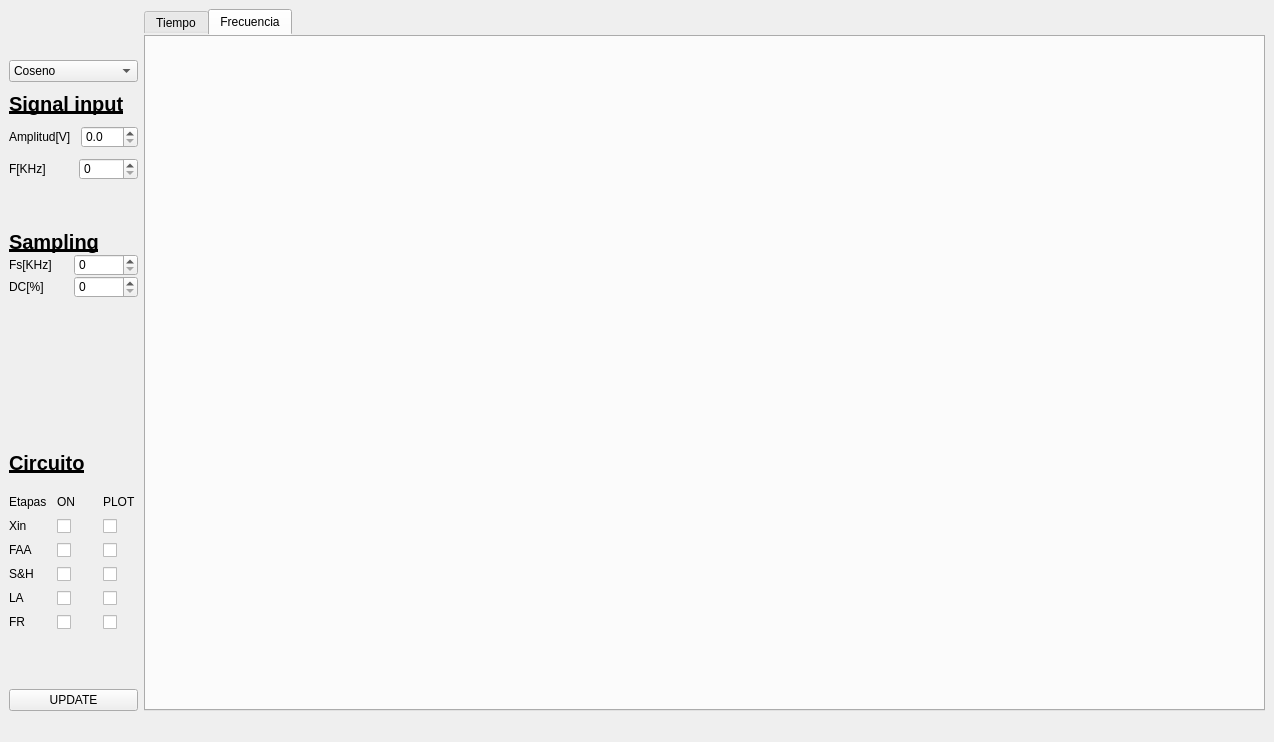
<?xml version="1.0" encoding="UTF-8"?>
<ui version="4.0">
 <class>MainWindow</class>
 <widget class="QMainWindow" name="MainWindow">
  <property name="geometry">
   <rect>
    <x>0</x>
    <y>0</y>
    <width>1274</width>
    <height>742</height>
   </rect>
  </property>
  <property name="windowTitle">
   <string>MainWindow</string>
  </property>
  <property name="styleSheet">
   <string notr="true">border-color: rgb(255, 255, 255);</string>
  </property>
  <widget class="QWidget" name="centralwidget">
   <layout class="QHBoxLayout" name="horizontalLayout_2">
    <item>
     <layout class="QHBoxLayout" name="horizontalLayout">
      <item>
       <layout class="QVBoxLayout" name="verticalLayout">
        <property name="spacing">
         <number>0</number>
        </property>
        <item>
         <layout class="QVBoxLayout" name="verticalLayout_4">
          <property name="spacing">
           <number>10</number>
          </property>
          <property name="sizeConstraint">
           <enum>QLayout::SetMaximumSize</enum>
          </property>
          <item>
           <spacer name="verticalSpacer_4">
            <property name="orientation">
             <enum>Qt::Vertical</enum>
            </property>
            <property name="sizeHint" stdset="0">
             <size>
              <width>20</width>
              <height>40</height>
             </size>
            </property>
           </spacer>
          </item>
          <item>
           <widget class="QComboBox" name="Xin">
            <item>
             <property name="text">
              <string>Coseno</string>
             </property>
            </item>
            <item>
             <property name="text">
              <string>Seno</string>
             </property>
            </item>
            <item>
             <property name="text">
              <string>SenoXB</string>
             </property>
            </item>
            <item>
             <property name="text">
              <string>ExpoXB</string>
             </property>
            </item>
            <item>
             <property name="text">
              <string>AM</string>
             </property>
            </item>
           </widget>
          </item>
          <item>
           <widget class="QLabel" name="label">
            <property name="sizePolicy">
             <sizepolicy hsizetype="Preferred" vsizetype="Maximum">
              <horstretch>0</horstretch>
              <verstretch>0</verstretch>
             </sizepolicy>
            </property>
            <property name="font">
             <font>
              <pointsize>15</pointsize>
              <weight>75</weight>
              <italic>false</italic>
              <bold>true</bold>
              <underline>true</underline>
              <strikeout>false</strikeout>
             </font>
            </property>
            <property name="text">
             <string>Signal input</string>
            </property>
           </widget>
          </item>
          <item>
           <layout class="QHBoxLayout" name="horizontalLayout_3">
            <property name="spacing">
             <number>10</number>
            </property>
            <item>
             <widget class="QLabel" name="label_2">
              <property name="text">
               <string>Amplitud[V]</string>
              </property>
             </widget>
            </item>
            <item>
             <widget class="QDoubleSpinBox" name="Amplitud">
              <property name="decimals">
               <number>1</number>
              </property>
             </widget>
            </item>
           </layout>
          </item>
          <item>
           <layout class="QHBoxLayout" name="horizontalLayout_4">
            <property name="spacing">
             <number>10</number>
            </property>
            <item>
             <widget class="QLabel" name="label_3">
              <property name="text">
               <string>F[KHz]</string>
              </property>
             </widget>
            </item>
            <item>
             <widget class="QSpinBox" name="Frec_xin">
              <property name="sizePolicy">
               <sizepolicy hsizetype="Ignored" vsizetype="Fixed">
                <horstretch>0</horstretch>
                <verstretch>0</verstretch>
               </sizepolicy>
              </property>
              <property name="maximum">
               <number>10000</number>
              </property>
             </widget>
            </item>
           </layout>
          </item>
          <item>
           <spacer name="verticalSpacer">
            <property name="orientation">
             <enum>Qt::Vertical</enum>
            </property>
            <property name="sizeHint" stdset="0">
             <size>
              <width>25</width>
              <height>40</height>
             </size>
            </property>
           </spacer>
          </item>
         </layout>
        </item>
        <item>
         <layout class="QVBoxLayout" name="verticalLayout_5">
          <item>
           <widget class="QLabel" name="label_4">
            <property name="font">
             <font>
              <pointsize>15</pointsize>
              <weight>75</weight>
              <bold>true</bold>
              <underline>true</underline>
             </font>
            </property>
            <property name="text">
             <string>Sampling</string>
            </property>
           </widget>
          </item>
          <item>
           <layout class="QHBoxLayout" name="horizontalLayout_5">
            <item>
             <widget class="QLabel" name="label_5">
              <property name="text">
               <string>Fs[KHz]</string>
              </property>
             </widget>
            </item>
            <item>
             <widget class="QSpinBox" name="frec_sample">
              <property name="maximum">
               <number>10000</number>
              </property>
             </widget>
            </item>
           </layout>
          </item>
          <item>
           <layout class="QHBoxLayout" name="horizontalLayout_6">
            <item>
             <widget class="QLabel" name="label_6">
              <property name="text">
               <string>DC[%]</string>
              </property>
             </widget>
            </item>
            <item>
             <widget class="QSpinBox" name="DC"/>
            </item>
           </layout>
          </item>
          <item>
           <spacer name="verticalSpacer_2">
            <property name="orientation">
             <enum>Qt::Vertical</enum>
            </property>
            <property name="sizeHint" stdset="0">
             <size>
              <width>20</width>
              <height>40</height>
             </size>
            </property>
           </spacer>
          </item>
         </layout>
        </item>
        <item>
         <layout class="QVBoxLayout" name="verticalLayout_6">
          <property name="spacing">
           <number>20</number>
          </property>
          <item>
           <widget class="QLabel" name="label_7">
            <property name="font">
             <font>
              <pointsize>15</pointsize>
              <weight>75</weight>
              <bold>true</bold>
              <underline>true</underline>
             </font>
            </property>
            <property name="text">
             <string>Circuito</string>
            </property>
           </widget>
          </item>
          <item>
           <layout class="QHBoxLayout" name="horizontalLayout_7">
            <property name="spacing">
             <number>10</number>
            </property>
            <item>
             <layout class="QVBoxLayout" name="verticalLayout_7">
              <property name="spacing">
               <number>10</number>
              </property>
              <item>
               <widget class="QLabel" name="label_8">
                <property name="text">
                 <string>Etapas</string>
                </property>
               </widget>
              </item>
              <item>
               <widget class="QLabel" name="label_9">
                <property name="text">
                 <string>Xin</string>
                </property>
               </widget>
              </item>
              <item>
               <widget class="QLabel" name="label_10">
                <property name="text">
                 <string>FAA</string>
                </property>
               </widget>
              </item>
              <item>
               <widget class="QLabel" name="label_11">
                <property name="text">
                 <string>S&amp;H</string>
                </property>
               </widget>
              </item>
              <item>
               <widget class="QLabel" name="label_12">
                <property name="text">
                 <string>LA</string>
                </property>
               </widget>
              </item>
              <item>
               <widget class="QLabel" name="label_13">
                <property name="text">
                 <string>FR</string>
                </property>
               </widget>
              </item>
             </layout>
            </item>
            <item>
             <layout class="QVBoxLayout" name="verticalLayout_8">
              <property name="spacing">
               <number>10</number>
              </property>
              <item>
               <widget class="QLabel" name="label_14">
                <property name="text">
                 <string>ON</string>
                </property>
               </widget>
              </item>
              <item>
               <widget class="QCheckBox" name="on_xin">
                <property name="text">
                 <string/>
                </property>
               </widget>
              </item>
              <item>
               <widget class="QCheckBox" name="on_FAA">
                <property name="text">
                 <string/>
                </property>
               </widget>
              </item>
              <item>
               <widget class="QCheckBox" name="on_SH">
                <property name="text">
                 <string/>
                </property>
               </widget>
              </item>
              <item>
               <widget class="QCheckBox" name="on_LA">
                <property name="text">
                 <string/>
                </property>
               </widget>
              </item>
              <item>
               <widget class="QCheckBox" name="on_FR">
                <property name="text">
                 <string/>
                </property>
               </widget>
              </item>
             </layout>
            </item>
            <item>
             <layout class="QVBoxLayout" name="verticalLayout_9">
              <property name="spacing">
               <number>10</number>
              </property>
              <item>
               <widget class="QLabel" name="label_15">
                <property name="text">
                 <string>PLOT</string>
                </property>
               </widget>
              </item>
              <item>
               <widget class="QCheckBox" name="plot_xin">
                <property name="text">
                 <string/>
                </property>
               </widget>
              </item>
              <item>
               <widget class="QCheckBox" name="plot_FAA">
                <property name="text">
                 <string/>
                </property>
               </widget>
              </item>
              <item>
               <widget class="QCheckBox" name="plot_SH">
                <property name="text">
                 <string/>
                </property>
               </widget>
              </item>
              <item>
               <widget class="QCheckBox" name="plot_LA">
                <property name="text">
                 <string/>
                </property>
               </widget>
              </item>
              <item>
               <widget class="QCheckBox" name="plot_FR">
                <property name="text">
                 <string/>
                </property>
               </widget>
              </item>
             </layout>
            </item>
           </layout>
          </item>
          <item>
           <spacer name="verticalSpacer_3">
            <property name="orientation">
             <enum>Qt::Vertical</enum>
            </property>
            <property name="sizeHint" stdset="0">
             <size>
              <width>20</width>
              <height>40</height>
             </size>
            </property>
           </spacer>
          </item>
          <item>
           <widget class="QPushButton" name="actualizar">
            <property name="sizePolicy">
             <sizepolicy hsizetype="Minimum" vsizetype="Maximum">
              <horstretch>0</horstretch>
              <verstretch>0</verstretch>
             </sizepolicy>
            </property>
            <property name="autoFillBackground">
             <bool>true</bool>
            </property>
            <property name="text">
             <string>UPDATE</string>
            </property>
            <property name="iconSize">
             <size>
              <width>30</width>
              <height>30</height>
             </size>
            </property>
           </widget>
          </item>
         </layout>
        </item>
       </layout>
      </item>
      <item>
       <layout class="QVBoxLayout" name="verticalLayout_2">
        <item>
         <widget class="QTabWidget" name="tabWidget">
          <property name="currentIndex">
           <number>1</number>
          </property>
          <widget class="QWidget" name="tab_3">
           <attribute name="title">
            <string>Tiempo</string>
           </attribute>
           <layout class="QVBoxLayout" name="verticalLayout_10">
            <item>
             <layout class="QVBoxLayout" name="plot_tiempo_layout">
              <item>
               <widget class="QStackedWidget" name="plot_tiempo">
                <widget class="QWidget" name="page"/>
                <widget class="QWidget" name="page_2"/>
               </widget>
              </item>
             </layout>
            </item>
           </layout>
          </widget>
          <widget class="QWidget" name="tab_4">
           <attribute name="title">
            <string>Frecuencia</string>
           </attribute>
           <layout class="QVBoxLayout" name="verticalLayout_12">
            <item>
             <layout class="QVBoxLayout" name="frec_plot_layout">
              <item>
               <widget class="QStackedWidget" name="frec_plot">
                <property name="minimumSize">
                 <size>
                  <width>10</width>
                  <height>10</height>
                 </size>
                </property>
                <property name="maximumSize">
                 <size>
                  <width>16777215</width>
                  <height>16777215</height>
                 </size>
                </property>
                <widget class="QWidget" name="page_3"/>
                <widget class="QWidget" name="page_4"/>
               </widget>
              </item>
             </layout>
            </item>
           </layout>
          </widget>
         </widget>
        </item>
       </layout>
      </item>
     </layout>
    </item>
   </layout>
  </widget>
  <widget class="QStatusBar" name="statusbar"/>
 </widget>
 <resources>
  <include location="images.qrc"/>
 </resources>
 <connections/>
</ui>
